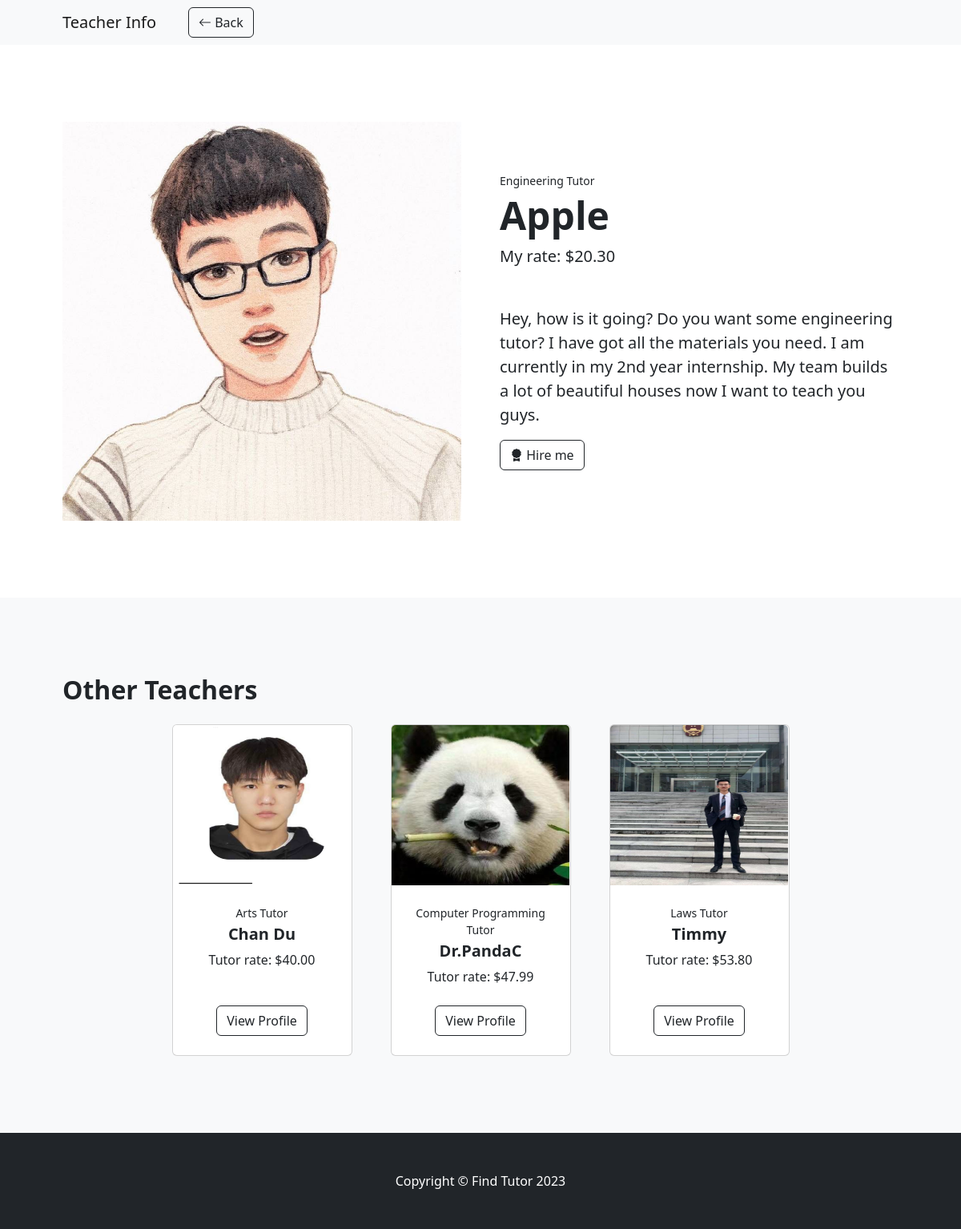
The app's page /teacher/viewProfile/?nid=10 with its own data.
### Reg/models.py (models this page shows, shortened)
class User(models.Model):
    username = models.CharField("Username", max_length=30, unique=True)
    password = models.CharField("Password", max_length=32)
    created_time = models.DateTimeField('Created time', auto_now_add=True)
    updated_time = models.DateTimeField('Updated time', auto_now=True)
    DateofBirth = models.DateField("Date of Birth",auto_now_add=False,blank=True,null=True)
    isStudent=models.BooleanField(default=False)
    profile_picture=models.ImageField("Profile Picture",upload_to='media/profile_pictures',blank=True,null=True)
    personal_Bio=models.CharField("Bio", max_length=400,blank=True, null=True )
    class meta:
        abstract = True

class Teacher(User):
    specialty=  models.CharField("Specialty", max_length=32)
    personal_rate=models.DecimalField("rate",default=0, decimal_places=2,max_digits=6)
    numberofSudents = models.IntegerField(default=0)
    def __str__(self):
       return self.username

### teacher/views.py (the view)
# urls.py: path('viewProfile/',views.viewProfile),
def viewProfile(request):
        nid=request.GET.get('nid')
        teacher = Teacher.objects.get(pk=nid)
        count=Teacher.objects.exclude(pk=nid).count()
        teachers=Teacher.objects.exclude(pk=nid)
        newqs=[]
        i = 0
        while i < 3:
           newqs.append(teachers[i])
           i += 1
        print (newqs)
        print(teachers)
        return render(request, 'viewProfile.html', {'Teacher': teacher,'Teachers': newqs})

### teacher/templates/viewProfile.html (shortened to what this page needs)
{% load static %}
<!DOCTYPE html>
<html lang="en">
    <head>
        <link href="https://cdn.jsdelivr.net/npm/bootstrap-icons@1.5.0/font/bootstrap-icons.css" rel="stylesheet" />
        <link href="{%static 'css/styles.css' %}" rel="stylesheet" />
    </head>
    <body>
        <nav class="navbar navbar-expand-lg navbar-light bg-light">
            <div class="container px-4 px-lg-5">
                <a class="navbar-brand" href="#!">Teacher Info</a>
                <div class="collapse navbar-collapse" id="navbarSupportedContent">
                    <ul class="navbar-nav me-auto mb-2 mb-lg-0 ms-lg-4">
                        <li class="nav-item"><a class="btn btn-outline-dark flex-shrink-0" href="/index"><i class="bi bi-arrow-left"></i> Back</a></li>
                    </ul>
                </div>
            </div>
        </nav>
        <section class="py-5">
            <div class="container px-4 px-lg-5 my-5">
                <div class="row gx-4 gx-lg-5 align-items-center">
                    <div class="col-md-6"><img class="card-img-top mb-5 mb-md-0" src="{{Teacher.profile_picture.url}}"  /></div>
                    <div class="col-md-6">
                        <div class="small mb-1">{{Teacher.specialty}} Tutor</div>
                        <h1 class="display-5 fw-bolder">{{Teacher.username}}</h1>
                        <div class="fs-5 mb-5">
                            <span>My rate: ${{Teacher.personal_rate}}</span>
                        </div>
                        <p class="lead"> {{Teacher.personal_Bio}}</p>
                        <div class="d-flex">
                            <button class="btn btn-outline-dark flex-shrink-0" type="button">
                               <i class="bi bi-award-fill"></i>
                                Hire me
                            </button>
                        </div>
                    </div>
                </div>
            </div>
        </section>
        <section class="py-5 bg-light">
            <div class="container px-4 px-lg-5 mt-5">
                <h2 class="fw-bolder mb-4">Other Teachers</h2>
                <div class="row gx-4 gx-lg-5 row-cols-2 row-cols-md-3 row-cols-xl-4 justify-content-center">
                    {%for Teacher in Teachers%}
                    <div class="col mb-5">
                        <div class="card h-100">
                            <a href="/teacher/viewProfile/?nid={{Teacher.id}}">
                                <img class="card-img-top" src="{{Teacher.profile_picture.url}}"  style="width:222px; height:200px"/>
                            </a>
                            <div class="card-body p-4">
                                <div class="text-center">
                                   <div class="small mb-1">{{Teacher.specialty}} Tutor</div>
                                    <h5 class="fw-bolder">{{Teacher.username}}</h5>
                                    Tutor rate: ${{Teacher.personal_rate}}
                                </div>
                            </div>
                            <div class="card-footer p-4 pt-0 border-top-0 bg-transparent">
                                <div class="text-center"><a class="btn btn-outline-dark mt-auto" href="/teacher/viewProfile/?nid={{Teacher.id}}">
                                    View Profile</a></div>
                            </div>
                        </div>
                    </div>
                     {%endfor%}
                </div>
            </div>
        </section>
        <footer class="py-5 bg-dark">
            <div class="container"><p class="m-0 text-center text-white">Copyright &copy; Find Tutor 2023</p></div>
        </footer>
    </body>
</html>

### records on screen
User: profile_picture (picture), username "Apple", personal_Bio "Hey, how is it going? Do you want some engineering tutor? I have got all the materials you need. I am currently in my 2nd year internship. My team builds a lot of beautiful houses now I want to teach you guys."
Teacher: specialty "Engineering", personal_rate "20.30"
Teacher: profile_picture (picture), specialty "Arts", username "Chan Du", personal_rate "40.00"
Teacher: profile_picture (picture), specialty "Computer Programming", username "Dr.PandaC", personal_rate "47.99"
Teacher: profile_picture (picture), specialty "Laws", username "Timmy", personal_rate "53.80"
